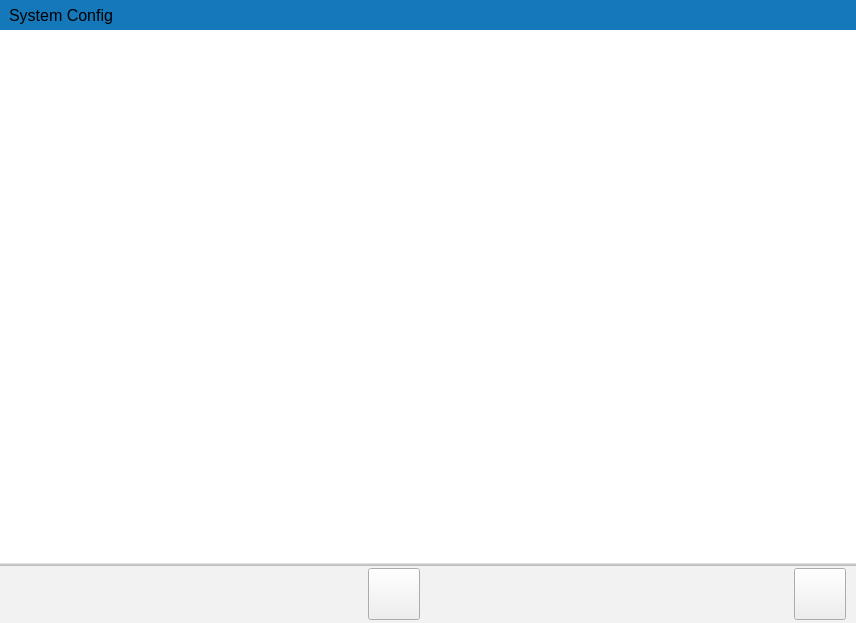
<?xml version="1.0" encoding="UTF-8"?>
<ui version="4.0">
 <class>VSSysSetPage</class>
 <widget class="QWidget" name="VSSysSetPage">
  <property name="geometry">
   <rect>
    <x>0</x>
    <y>0</y>
    <width>856</width>
    <height>623</height>
   </rect>
  </property>
  <property name="windowTitle">
   <string>Form</string>
  </property>
  <property name="styleSheet">
   <string notr="true">* {
	font: 16px;
}

QFrame#topbar {
	background-color: #1578ba;
	border: 0px solid transparent;
}

QFrame#bottombar {
	background-color:  #f2f2f2;
	border: 0px solid transparent;
	border-top: 3px solid qlineargradient(spread:pad, x1:0.539, y1:0.671, x2:0.521955, y2:0.113, stop:0.00568182 rgba(149, 149, 149, 150), stop:0.801136 rgba(210, 210, 210, 150));
}

QPushButton
{
	min-width: 50;
	max-width: 50;
	min-height: 50;
	max-height: 50
}

QWidget#widget {
	border: 0px solid transparent;
	background-color: white;
}

QWidget#centralwidget {
	border: 0px solid transparent;
}</string>
  </property>
  <layout class="QVBoxLayout" name="verticalLayout" stretch="0,10,1">
   <property name="spacing">
    <number>0</number>
   </property>
   <property name="leftMargin">
    <number>0</number>
   </property>
   <property name="topMargin">
    <number>0</number>
   </property>
   <property name="rightMargin">
    <number>0</number>
   </property>
   <property name="bottomMargin">
    <number>0</number>
   </property>
   <item>
    <widget class="QFrame" name="topbar">
     <property name="minimumSize">
      <size>
       <width>0</width>
       <height>30</height>
      </size>
     </property>
     <property name="maximumSize">
      <size>
       <width>16777215</width>
       <height>30</height>
      </size>
     </property>
     <property name="frameShape">
      <enum>QFrame::StyledPanel</enum>
     </property>
     <property name="frameShadow">
      <enum>QFrame::Raised</enum>
     </property>
     <layout class="QHBoxLayout" name="horizontalLayout_2" stretch="1,1">
      <property name="topMargin">
       <number>0</number>
      </property>
      <property name="bottomMargin">
       <number>0</number>
      </property>
      <item>
       <widget class="QLabel" name="label">
        <property name="minimumSize">
         <size>
          <width>0</width>
          <height>30</height>
         </size>
        </property>
        <property name="maximumSize">
         <size>
          <width>16777215</width>
          <height>30</height>
         </size>
        </property>
        <property name="font">
         <font>
          <pointsize>-1</pointsize>
          <weight>50</weight>
          <italic>false</italic>
          <bold>false</bold>
         </font>
        </property>
        <property name="text">
         <string>System Config</string>
        </property>
       </widget>
      </item>
      <item>
       <spacer name="horizontalSpacer_3">
        <property name="orientation">
         <enum>Qt::Horizontal</enum>
        </property>
        <property name="sizeHint" stdset="0">
         <size>
          <width>414</width>
          <height>20</height>
         </size>
        </property>
       </spacer>
      </item>
     </layout>
    </widget>
   </item>
   <item>
    <widget class="QWidget" name="widget" native="true">
     <layout class="QVBoxLayout" name="verticalLayout_2">
      <property name="spacing">
       <number>0</number>
      </property>
      <property name="leftMargin">
       <number>0</number>
      </property>
      <property name="topMargin">
       <number>0</number>
      </property>
      <property name="rightMargin">
       <number>0</number>
      </property>
      <property name="bottomMargin">
       <number>0</number>
      </property>
      <item>
       <widget class="QWidget" name="centralwidget" native="true"/>
      </item>
     </layout>
    </widget>
   </item>
   <item>
    <widget class="QFrame" name="bottombar">
     <property name="minimumSize">
      <size>
       <width>0</width>
       <height>60</height>
      </size>
     </property>
     <property name="maximumSize">
      <size>
       <width>16777215</width>
       <height>60</height>
      </size>
     </property>
     <property name="frameShape">
      <enum>QFrame::StyledPanel</enum>
     </property>
     <property name="frameShadow">
      <enum>QFrame::Raised</enum>
     </property>
     <layout class="QHBoxLayout" name="horizontalLayout">
      <property name="leftMargin">
       <number>0</number>
      </property>
      <property name="topMargin">
       <number>0</number>
      </property>
      <property name="rightMargin">
       <number>10</number>
      </property>
      <property name="bottomMargin">
       <number>0</number>
      </property>
      <item>
       <spacer name="horizontalSpacer">
        <property name="orientation">
         <enum>Qt::Horizontal</enum>
        </property>
        <property name="sizeHint" stdset="0">
         <size>
          <width>374</width>
          <height>20</height>
         </size>
        </property>
       </spacer>
      </item>
      <item>
       <widget class="QPushButton" name="button_home">
        <property name="minimumSize">
         <size>
          <width>50</width>
          <height>50</height>
         </size>
        </property>
        <property name="maximumSize">
         <size>
          <width>50</width>
          <height>50</height>
         </size>
        </property>
        <property name="styleSheet">
         <string notr="true">border-image: url(:/res/icons/ic_home_unchecked.png);</string>
        </property>
        <property name="text">
         <string/>
        </property>
       </widget>
      </item>
      <item>
       <spacer name="horizontalSpacer_2">
        <property name="orientation">
         <enum>Qt::Horizontal</enum>
        </property>
        <property name="sizeHint" stdset="0">
         <size>
          <width>374</width>
          <height>20</height>
         </size>
        </property>
       </spacer>
      </item>
      <item>
       <widget class="QPushButton" name="button_back">
        <property name="minimumSize">
         <size>
          <width>50</width>
          <height>50</height>
         </size>
        </property>
        <property name="maximumSize">
         <size>
          <width>50</width>
          <height>50</height>
         </size>
        </property>
        <property name="styleSheet">
         <string notr="true">border-image: url(:/res/icons/ic_cancel_2.png);</string>
        </property>
        <property name="text">
         <string/>
        </property>
       </widget>
      </item>
     </layout>
    </widget>
   </item>
  </layout>
 </widget>
 <resources/>
 <connections/>
</ui>
